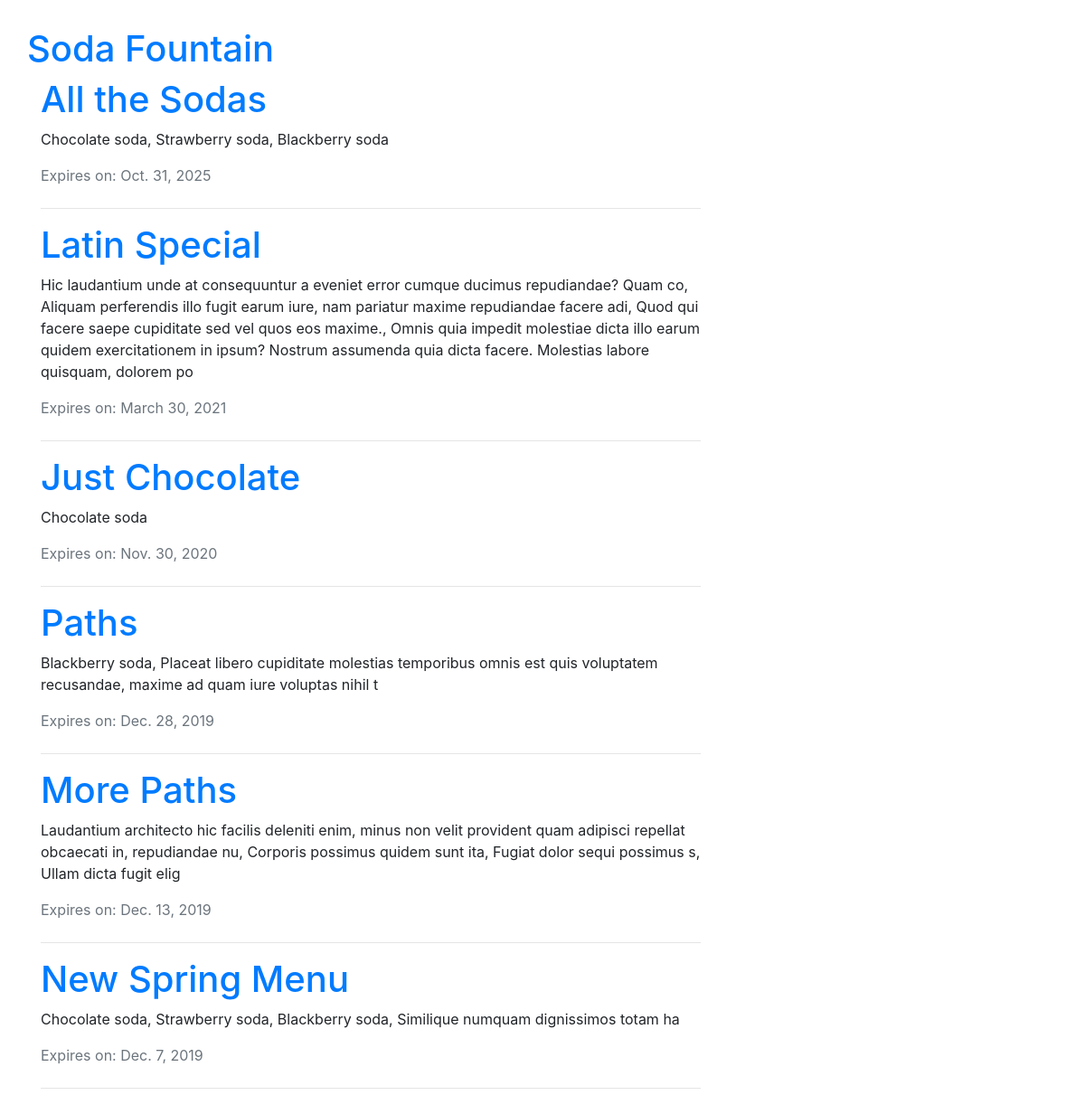
Before: / with the older database file.
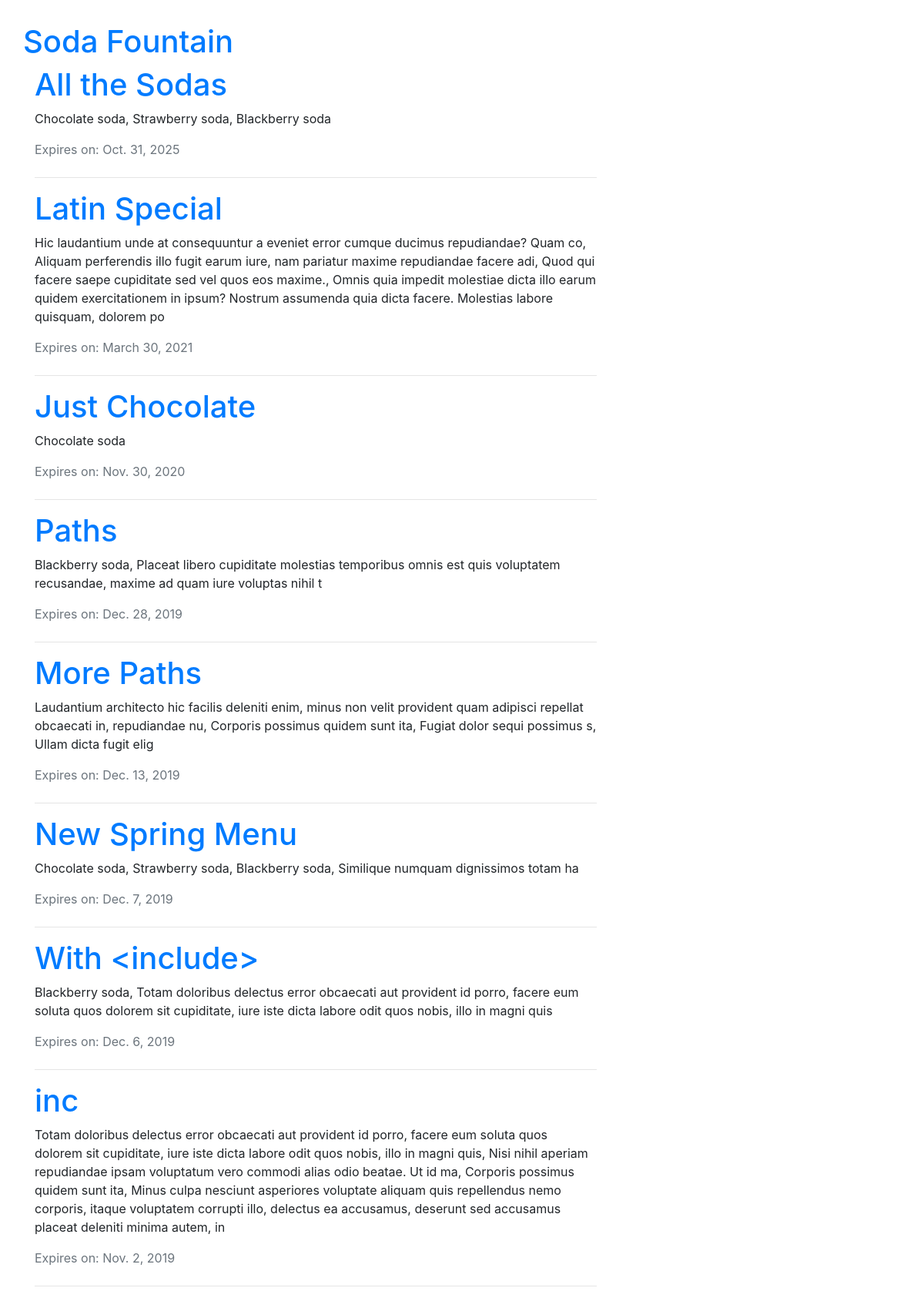
After: the same page with the newer database file.
### menu/models.py (models this page shows, shortened)
class Menu(models.Model):
    season = models.CharField(max_length=20) # Required Field
    items = models.ManyToManyField('Item', related_name='items')  # Required Field
    created_date = models.DateTimeField(default=timezone.now)  # Hidden Field
    expiration_date = models.DateField(blank=True, null=True)  # Optional Field

class Item(models.Model):
    name = models.CharField(max_length=200)
    description = models.TextField()
    chef = models.ForeignKey('auth.User', on_delete=models.CASCADE,)
    created_date = models.DateTimeField(default=timezone.now)
    standard = models.BooleanField(default=False)
    ingredients = models.ManyToManyField('Ingredient')
    def __str__(self):
        return self.name

### menu/views.py (the view)
# urls.py: path('', views.menu_list, name='menu_list'),
def menu_list(request):
    now = timezone.now()
    menus = models.Menu.objects.all().prefetch_related(
        'items'
        ).filter(expiration_date__gte=now).order_by('-expiration_date')
    return render(request, 'menu/menu_list.html', {'menus': menus})

### menu/templates/menu/menu_list.html (shortened to what this page needs)
{% extends 'base.html' %}
{% block content %}
    <div class="content container">
        <div class="row">
            <div class="col-md-8">
                {% for menu in menus %}
                    <h1>
                        <a href="{% url 'menu:menu_detail' pk=menu.pk %}">{{ menu.season }}</a>
                    </h1>
                    <p>{{ menu.items.all|join:", " }}</p>
                    {% if menu.expiration_date %}
                        <div class="text-muted mt-0 mb-4">
                            Expires on: {{ menu.expiration_date }}
                        </div>
                        <hr>
                    {% endif %}
                {% endfor %}
            </div>
        </div>
    </div>
{% endblock %}

### templates/base.html (shortened to what this page needs)
{% load static from staticfiles %}
<!DOCTYPE html>
<html lang="en">
<head>
    <link rel="stylesheet" href="https://stackpath.bootstrapcdn.com/bootstrap/4.3.1/css/bootstrap.min.css"
>
        <link rel="stylesheet" href="https://cdnjs.cloudflare.com/ajax/libs/datepicker/0.6.5/datepicker.min.css"
/>
    <link rel="stylesheet" href="{% static 'css/menu_styles.css' %}">
</head>
<body>
<div class="page-header">
    <h1><a href="/">Soda Fountain</a></h1>
</div>
{% block content %}
{% endblock %}
</body>
</html>

### assets/css/menu_styles.css (style rules this page uses)
body { padding: 30px; }

Changed rows visible on the page:
added Menu: season "With <include>", items.all "Blackberry soda, Totam doloribus delectus error obcaecati aut provident id porro, facere eum soluta quos dolorem sit cupiditate, iure iste dicta labore odit quos nobis, illo in magni quis", expiration_date "Dec. 6, 2019"
added Menu: season "inc", items.all "Totam doloribus delectus error obcaecati aut provident id porro, facere eum soluta quos dolorem sit cupiditate, iure iste dicta labore odit quos nobis, illo in magni quis, Nisi nihil aperiam repudiandae ipsam voluptatum vero commodi alias odio beatae. Ut id ma, Corporis possimus quidem sunt ita, Minus culpa nesciunt asperiores voluptate aliquam quis repellendus nemo corporis, itaque voluptatem corrupti illo, delectus ea accusamus, deserunt sed accusamus placeat deleniti minima autem, in", expiration_date "Nov. 2, 2019"
